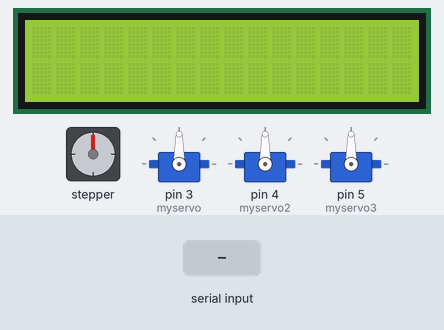
This sketch was run on a simulated Arduino Uno, built with avr-gcc and run on an emulated ATmega328P. Shown: stepper motor, 16×2 character LCD, 3 × servo. Wiring (inferred from the names in the program): stepper motor (2048 steps per turn assumed): coils pin 11, pin 10, pin 9, pin 8. Inputs (shaded band) come from the test bench.

Above: at 4.2 s.
4.3 s: "<90,45,200>" received over Serial
At 4.5 s:
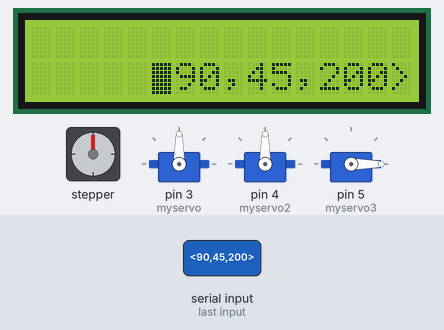
6.7 s: "<30,150,10>" received over Serial
At 9.13 s:
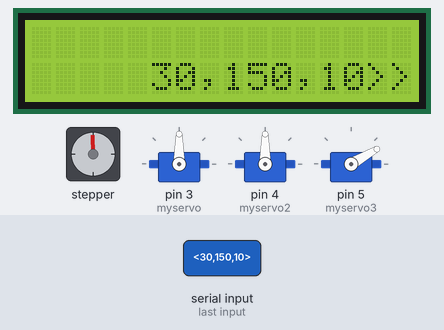
11.6 s: "<90,45>" received over Serial
At 13.74 s:
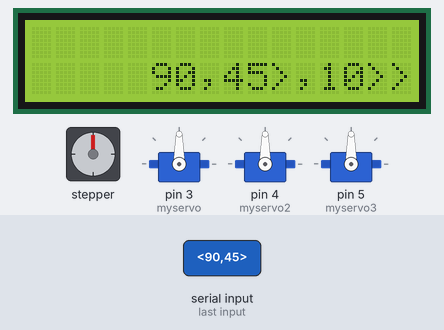
16.6 s: "<5>" received over Serial
At 18.33 s:
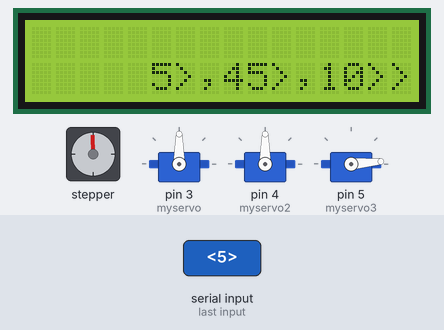
21.4 s: "90,45,200\n" received over Serial
At 22.96 s:
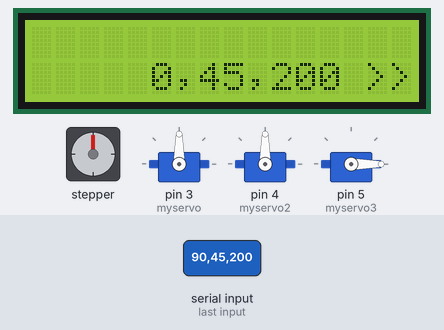
Timing chart, 0 to 24.8 s (numbered marks = the images above; inputs shaded):
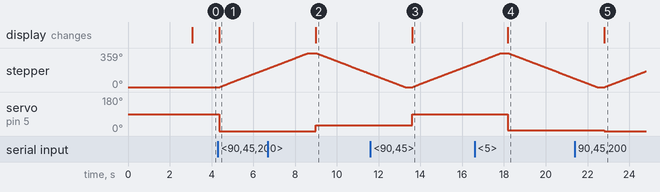

Measured:
- after the input at 4.3 s, stepper: keeps turning clockwise at about 85°/s, starting after 0.08 s; servo on pin 5 (myservo3): 90° → 0° after 0.06 s; the display: changes after 0.06 s (image 1)
- after the input at 6.7 s, servo on pin 5 (myservo3): 0° → 30° after 2.3 s; the display: changes after 2.3 s (image 2)
- after the input at 11.6 s, servo on pin 5 (myservo3): 30° → 90° after 2.0 s; the display: changes after 2.0 s (image 3)
- after the input at 16.6 s, servo on pin 5 (myservo3): 90° → 5° after 1.6 s; the display: changes after 1.6 s (image 4)
- after the input at 21.4 s, servo on pin 5 (myservo3): 5° → 0° after 1.4 s; the display: changes after 1.4 s (image 5)

The sketch:

Brazo1.1.ino
```cpp
#include <Servo.h>  //libreria utilizada para el servo
#include <LiquidCrystal.h> //libreria utilizada para la pantalla LCD

#define IN1  11 //definimos el pin 11 para el motor a pasos
#define IN2  10 //definimos el pin 10 para el motor a pasos
#define IN3  9  //definimos el pin 9 para el motor a pasos
#define IN4  8  //definimos el pin 8 para el motor a pasos

// ------- variables --------
LiquidCrystal lcd(12,7,13,6,14,2); //pines asignados a la LCD

int input;
int Paso [ 8 ][ 4 ] =  //establecemos la secuencia del motor a pasos
{ {1, 0, 0, 0},
  {1, 1, 0, 0},
  {0, 1, 0, 0},
  {0, 1, 1, 0},
  {0, 0, 1, 0},
  {0, 0, 1, 1},
  {0, 0, 0, 1},
  {1, 0, 0, 1}
};
int pos = 0;    // variable de la posicion del servo
int posicion = 0; // posicion de los servo 1
int posicion2 = 0; // posicion de los servo 2
int posicion3 = 0; // posicion de los servo 3
int steps_left = 4095;
boolean Direction = true;
int Steps = 0;     // Define el paso actual de la secuencia

Servo myservo;  // crear un objeto servo para controlar el servo 1

Servo myservo2;  // crear un objeto servo para controlar el servo 2

Servo myservo3;  // crear un objeto servo para controlar  servo 3


//--------------- SETUP ---------------
void setup(){
  // ---------- PANTALLA --------

  pinMode(12, OUTPUT);
  pinMode(7, OUTPUT);
  pinMode(13, OUTPUT);
  pinMode(6, OUTPUT);
  pinMode(14, OUTPUT);
  pinMode(2, OUTPUT);

  delay(3000); // wait for console opening
  // set up the LCD's number of columns and rows:
  lcd.begin(16, 2);
  lcd.clear();


  // ------- motor a pasos -------
  pinMode(IN1, OUTPUT);
  pinMode(IN2, OUTPUT);
  pinMode(IN3, OUTPUT);
  pinMode(IN4, OUTPUT);
//  --------- servomotores ----------
  Serial.begin(9600);
  myservo.attach(3);  // attaches the servo on pin 9 to the servo object
    myservo2.attach(4);  // attaches the servo on pin 9 to the servo object
      myservo3.attach(5);  // attaches the servo on pin 9 to the servo object
}

//-------------------- LOOP --------------------
void loop(){
// ---------- servomotor ---------------
 if (Serial.available() > 0) {
      input = Decimal_to_ASCII(Serial.read());

// -------------- Servomotor 1  --------
if(input == 'a'){
    String grados = "";
     do {
      grados = grados + (char)Serial.read();
      //Serial.println(grados);
      delay(5);
     }
     while (Serial.available() > 0);
      lcd.setCursor(14,0);
      lcd.print(grados);
    posicion = grados.toInt();
    myservo.write(posicion);
}

  else if ( input == 'b'){
    String grados2 = "";
 do {
      grados2 = grados2 + (char)Serial.read();
      //Serial.println(grados2);
      delay(5);
 }
  while (Serial.available() > 0);
      lcd.setCursor(5,0);
      lcd.print(grados2);
   posicion2 = grados2.toInt();
    myservo2.write(posicion2);


  }
  else {
    String grados3 = "";
   do{
      grados3 = grados3 + (char)Serial.read();
      //Serial.println(grados3);
      delay(5);
   } while (Serial.available() > 0);

      lcd.setCursor(5,1);
      lcd.print(grados3);
    posicion3 = grados3.toInt();
    myservo3.write(posicion3);


 }

// ----------- motor a pasos ------------
  while (steps_left > 0)
  {
    stepper() ;     // Avanza un paso
    steps_left-- ;  // Un paso menos
    delay (1) ;
  }
  delay(300);
  Direction = ! Direction; // Invertimos la direceccion de giro
  steps_left = 4095;
}
 }


//----------- METODO INDEPENDIENTE ( FUERA DEL LOOP PARA CODIGO DE  MENSAJES---------------
char Decimal_to_ASCII(int entrada) {
  char salida = ' ' ;
  switch (entrada) {
    case 32:
      salida = ' ';
      break;
    case 33:
      salida = '!';
      break;
    case 34:
      salida = '"';
      break;
    case 35:
      salida = '#';
      break;
    case 36:
      salida = '$';
      break;
    case 37:
      salida = '%';
      break;
    case 38:
      salida = '&';
      break;
    case 39:
      salida = ' ';
      break;
    case 40:
      salida = '(';
      break;
    case 41:
      salida = ')';
      break;
    case 42:
      salida = '*';
      break;
    case 43:
      salida = '+';
      break;
    case 44:
      salida = ',';
      break;
    case 45:
      salida = '-';
      break;
    case 46:
      salida = '.';
      break;
    case 47:
      salida = '/';
      break;
    case 48:
      salida = '0';
      break;
    case 49:
      salida = '1';
      break;
    case 50:
      salida = '2';
      break;
    case 51:
      salida = '3';
      break;
    case 52:
      salida = '4';
      break;
    case 53:
      salida = '5';
      break;
    case 54:
      salida = '6';
      break;
    case 55:
      salida = '7';
      break;
    case 56:
      salida = '8';
      break;
    case 57:
      salida = '9';
      break;
    case 58:
      salida = ':';
      break;
    case 59:
      salida = ';';
      break;
    case 60:
      salida = '<';
      break;
    case 61:
      salida = '=';
      break;
    case 62:
      salida = '>';
      break;
    case 63:
      salida = '?';
      break;
    case 64:
      salida = '@';
      break;
    case 65:
      salida = 'A';
      break;
    case 66:
      salida = 'B';
      break;
    case 67:
      salida = 'C';
      break;
    case 68:
      salida = 'D';
      break;
    case 69:
      salida = 'E';
      break;
    case 70:
      salida = 'F';
      break;
    case 71:
      salida = 'G';
      break;
    case 72:
      salida = 'H';
      break;
    case 73:
      salida = 'I';
      break;
    case 74:
      salida = 'J';
      break;
    case 75:
      salida = 'K';
      break;
    case 76:
      salida = 'L';
      break;
    case 77:
      salida = 'M';
      break;
    case 78:
      salida = 'N';
      break;
    case 79:
      salida = 'O';
      break;
    case 80:
      salida = 'P';
      break;
    case 81:
      salida = 'Q';
      break;
    case 82:
      salida = 'R';
      break;
    case 83:
      salida = 'S';
      break;
    case 84:
      salida = 'T';
      break;
    case 85:
      salida = 'U';
      break;
    case 86:
      salida = 'V';
      break;
    case 87:
      salida = 'W';
      break;
    case 88:
      salida = 'X';
      break;
    case 89:
      salida = 'Y';
      break;
    case 90:
      salida = 'Z';
      break;
    case 91:
      salida = '[';
      break;
    case 92:
      salida = ' ';
      break;
    case 93:
      salida = ']';
      break;
    case 94:
      salida = '^';
      break;
    case 95:
      salida = '_';
      break;
    case 96:
      salida = '`';
      break;
    case 97:
      salida = 'a';
      break;
    case 98:
      salida = 'b';
      break;
    case 99:
      salida = 'c';
      break;
    case 100:
      salida = 'd';
      break;
    case 101:
      salida = 'e';
      break;
    case 102:
      salida = 'f';
      break;
    case 103:
      salida = 'g';
      break;
    case 104:
      salida = 'h';
      break;
    case 105:
      salida = 'i';
      break;
    case 106:
      salida = 'j';
      break;
    case 107:
      salida = 'k';
      break;
    case 108:
      salida = 'l';
      break;
    case 109:
      salida = 'm';
      break;
    case 110:
      salida = 'n';
      break;
    case 111:
      salida = 'o';
      break;
    case 112:
      salida = 'p';
      break;
    case 113:
      salida = 'q';
      break;
    case 114:
      salida = 'r';
      break;
    case 115:
      salida = 's';
      break;
    case 116:
      salida = 't';
      break;
    case 117:
      salida = 'u';
      break;
    case 118:
      salida = 'v';
      break;
    case 119:
      salida = 'w';
      break;
    case 120:
      salida = 'x';
      break;
    case 121:
      salida = 'y';
      break;
    case 122:
      salida = 'z';
      break;
    case 123:
      salida = '{';
      break;
    case 124:
      salida = '|';
      break;
    case 125:
      salida = '}';
      break;
    case 126:
      salida = '~';
      break;
  }
  return salida;
}


// ------------------ METODOS -------------------

void stepper()            //Avanza un paso
{
  digitalWrite( IN1, Paso[Steps][ 0] );
  digitalWrite( IN2, Paso[Steps][ 1] );
  digitalWrite( IN3, Paso[Steps][ 2] );
  digitalWrite( IN4, Paso[Steps][ 3] );

  SetDirection();
}

void SetDirection()
{
  if (Direction)
    Steps++;
  else
    Steps--;

  Steps = ( Steps + 8 ) % 8 ;
}
```
